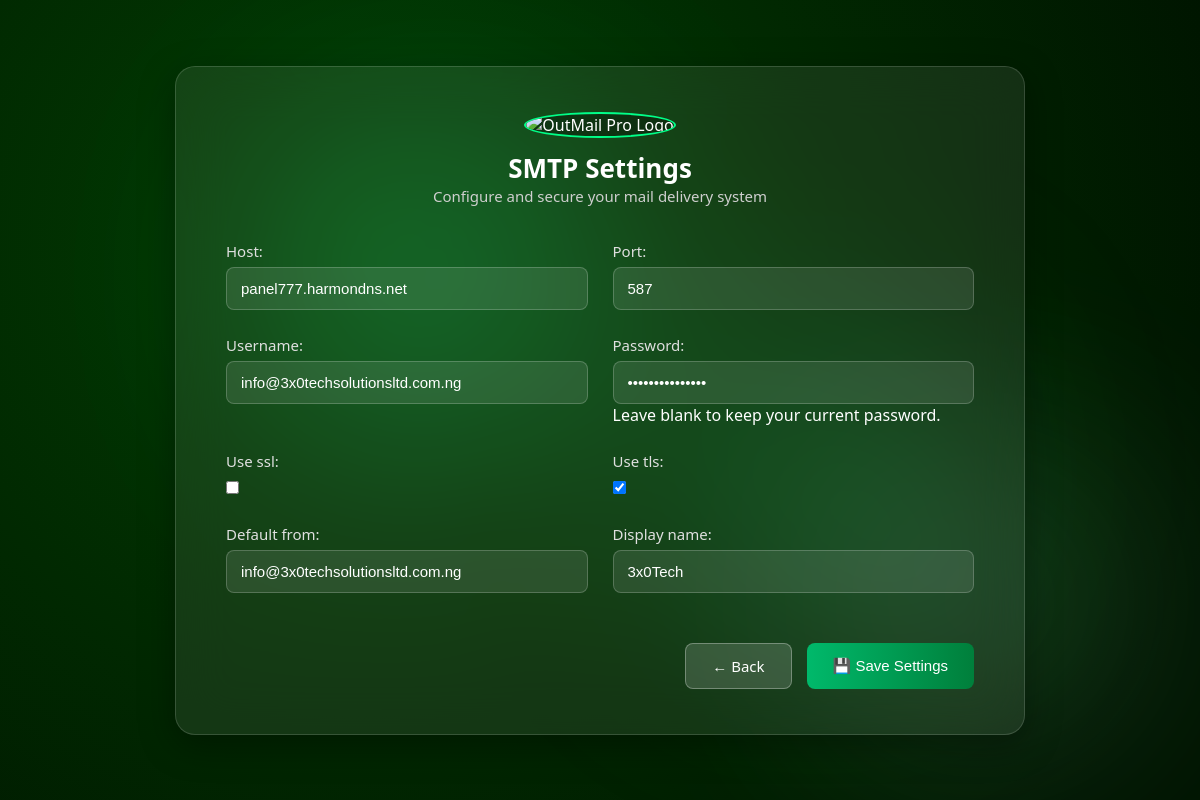
Screenshot of /mailer/smtp-config/ (signed in) with the database file from the repository.
### mailer/models.py (models this page shows, shortened)
class SMTPConfig(models.Model):
    user = models.OneToOneField(User, on_delete=models.CASCADE, related_name="smtp_config")
    host = models.CharField(max_length=255)
    port = models.IntegerField(default=587)
    username = models.CharField(max_length=255)
    password = models.CharField(max_length=255, blank=True, null=True)
    use_ssl = models.BooleanField(default=False)
    use_tls = models.BooleanField(default=True)
    default_from = models.EmailField(blank=True, null=True)  # ✅ Add this
    display_name = models.CharField(max_length=255, blank=True, null=True)  # ✅ Already used

### mailer/views.py (the view)
# urls.py: path("smtp-config/", views.smtp_config_view, name="smtp_config"),
@login_required
def smtp_config_view(request):
    try:
        instance = request.user.smtp_config
    except SMTPConfig.DoesNotExist:
        instance = None
    if request.method == "POST":
        form = SMTPConfigForm(request.POST, instance=instance)
        if form.is_valid():
            smtp_obj = form.save(commit=False)
            smtp_obj.user = request.user
            if instance and not form.cleaned_data.get("password"):
                smtp_obj.password = instance.password
            smtp_obj.save()
            messages.success(request, "✅ SMTP settings saved successfully.")
            return redirect("mailer:dashboard")  # ✅ Redirect back to dashboard after saving
        else:
            messages.error(request, "Please correct the errors below.")
    else:
        form = SMTPConfigForm(instance=instance)
    return render(request, "mailer/smtp_config.html", {"form": form})

### mailer/forms.py
class SMTPConfigForm(forms.ModelForm):
    password = forms.CharField(
        widget=forms.PasswordInput(render_value=True),
        required=False,
        help_text="Leave blank to keep your current password.",
    )
    class Meta:
        model = SMTPConfig
        fields = [
            "host",
            "port",
            "username",
            "password",
            "use_ssl",
            "use_tls",
            "default_from",   # ✅ Correct field name
            "display_name",
        ]
        widgets = {
            "password": forms.PasswordInput(render_value=True),
        }

### mailer/templates/mailer/smtp_config.html (shortened to what this page needs)
{% load static %}
<!DOCTYPE html>
<html lang="en">
<head>
</head>
<body>
  <div class="background">
    <div class="blob"></div>
    <div class="blob"></div>
    <div class="blob"></div>
  </div>
  <div class="card">
    <div class="header">
      <img src="https://pbs.twimg.com/media/G3C-pciWoAAoWlj?format=jpg&name=360x360" alt="OutMail Pro Logo">
      <h1>SMTP Settings</h1>
      <p>Configure and secure your mail delivery system</p>
    </div>
    <form method="post" novalidate>
      {{ form.as_p }}
      <div class="form-actions">
        <a href="{% url 'mailer:dashboard' %}" class="btn btn-secondary">← Back</a>
        <button type="submit" class="btn btn-primary">💾 Save Settings</button>
      </div>
    </form>
  </div>
</body>
</html>

### mailer/templates/mailer/smtp_config.html (style rules this page uses)
* { margin: 0; padding: 0; box-sizing: border-box; }
html, body { height: 100%; width: 100%; font-family: "Segoe UI", Arial, sans-serif; background: radial-gradient(circle at 30% 30%, #023e02, #001400 90%); color: #fff; display: flex; justify-content: center; align-items: center; overflow: hidden; position: relative; }
.background { position: absolute; inset: 0; overflow: hidden; z-index: 0; }
.blob { position: absolute; width: 400px; height: 400px; background: radial-gradient(circle, rgba(0,255,130,0.7), transparent 70%); border-radius: 50%; filter: blur(120px); animation: float 30s ease-in-out infinite; opacity: 0.6; }
.blob:nth-child(1) { top: 10%; left: 20%; animation-delay: 0s; }
.blob:nth-child(2) { bottom: 15%; right: 15%; animation-delay: 7s; background: radial-gradient(circle, rgba(0,180,80,0.7), transparent 70%); }
.blob:nth-child(3) { top: 50%; left: 65%; animation-delay: 14s; background: radial-gradient(circle, rgba(150,255,200,0.5), transparent 70%); }
.card { position: relative; z-index: 2; width: 95%; max-width: 850px; background: rgba(255, 255, 255, 0.08); border: 1px solid rgba(255,255,255,0.15); border-radius: 20px; backdrop-filter: blur(25px); box-shadow: 0 10px 35px rgba(0,0,0,0.35); padding: 45px 50px; animation: fadeUp 1s ease forwards; overflow: hidden; }
.header { text-align: center; margin-bottom: 35px; }
.header img { width: 80px; height: 80px; border-radius: 50%; border: 2px solid #00ff88; background: rgba(0,0,0,0.3); animation: pulse 3s infinite; }
.header h1 { font-size: 26px; font-weight: 600; margin-top: 12px; }
.header p { font-size: 15px; color: #cfcfcf; }
form { display: grid; grid-template-columns: repeat(auto-fit, minmax(250px, 1fr)); gap: 25px; }
label { display: block; margin-bottom: 6px; color: #e0e0e0; font-weight: 500; font-size: 15px; }
input[type=text], input[type=email], input[type=password], input[type=number], select, textarea { width: 100%; padding: 12px 14px; border-radius: 8px; border: 1px solid rgba(255,255,255,0.2); background: rgba(255,255,255,0.1); color: #fff; font-size: 15px; transition: all 0.3s ease; }
.form-actions { grid-column: 1 / -1; display: flex; justify-content: flex-end; flex-wrap: wrap; gap: 15px; margin-top: 25px; }
.btn { display: inline-block; padding: 12px 26px; border-radius: 8px; font-size: 15px; font-weight: 500; text-decoration: none; transition: all 0.3s ease; cursor: pointer; }
.btn-primary { background: linear-gradient(90deg, #00b96b, #007f3b); color: #fff; border: none; }
.btn-secondary { background: rgba(255,255,255,0.15); color: #fff; border: 1px solid rgba(255,255,255,0.3); }

### rows the page displays
SMTPConfig: host "panel777.harmondns.net", port "587", username "info@3x0techsolutionsltd.com.ng", use_tls "☑", default_from "info@3x0techsolutionsltd.com.ng", display_name "3x0Tech"
